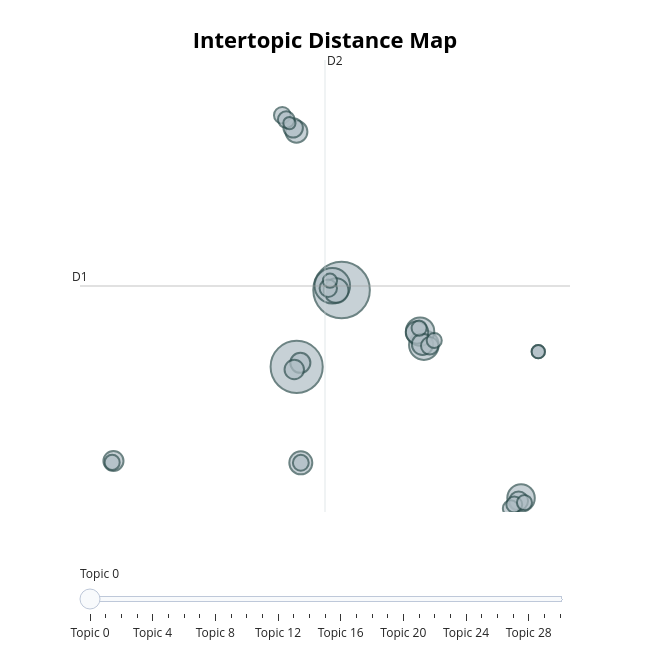

Notebook code cell kept with this figure:
### Code cell
topic_model.visualize_topics()

### Figure 1 — Plotly figure (JSON) as saved in the notebook; plotly's stock layout.template omitted (floating-point values rounded to 4 significant figures)
{"data": [{"customdata": [[0, "reuers | press | look press | gob | gob look", 127], [1, "boxberry | 2024 | ikea | 0 | 2025", 108], [2, "gedenidze | gedenidze reuers | irki | irki gedenidze | 29 20", 50], [3, "585 | 12 000 | 04 | 000 | 21 04", 35], [4, "widberries ru | www widberries | sx | dei sx | dei", 32], [5, "llm | llm llm | wibes | ceo | teer ads", 30], [6, "teer | reuers teer | coonecssd teer | vtso | msh", 24], [7, "preier yy | preier | yy | minecrf | ruube preier", 21], [8, "7 aiexress | aiexress 7 | aiexress | aiexress 1 | usic yndex", 20], [9, "shuersock foodo | foodo | shuersock | d | of", 19], [10, "hv | su | hv su | e hv | 1 bo", 18], [11, "ferrero | rocher rffeo | rocher | rffeo | kinder bueno", 16], [12, "20 2030 | winine | fbnk | 1 ozon | winine fbnk", 16], [13, "skod | e lrus | lrus | ld | ld e", 15], [14, "hoik | hyurone | sodiu | hoik hoik | 6010", 15], [15, "pr | 16 | 00 16 | 16 00 | 42 2024", 14], [16, "ozon trve | trve | 90 50 | 50 ozon | 30 ozon", 12], [17, "e o | o | oc | o e | 1965", 12], [18, "fisrs | fisrs fisrs | we hoe | we | hoe", 11], [19, "metro | bes | metro chef | chef | bes ieri", 11], [20, "vk rutube | 45 widberries | ikea brekin | trends teer | 1 sye", 10], [21, "200 142 | 142 | pesus | win | 200 200", 10], [22, "vicory | birininvesor | r rre | rre | rre ru", 10], [23, "bnk ru | u bnk | 371947386 1976847312 | 12 soreez | 0 01", 9], [24, "go | ui go | ui | whoosh | csu p", 9], [25, " |  |  |  | ", 9], [26, "youu be | youu | be | rutube | zvezdnyics 3", 9], [27, "dorfin | dorfin hodins | cursor | oenai | hodins", 8], [28, "1941 | 1945 | 1950 | 1942 | 1944", 7], [29, "nefix | mclren | 1912 | 1988 | 2002 2005", 7], [30, "sni | 148 | 60 1 | 50 pa | revouion", 6]], "hovertemplate": "<b>Topic %{customdata[0]}</b><br>%{customdata[1]}<br>Size: %{customdata[2]}", "legendgroup": "", "marker": {"color": "#B0BEC5", "line": {"color": "DarkSlateGrey", "width": 2}, "size": [127, 108, 50, 35, 32, 30, 24, 21, 20, 19, 18, 16, 16, 15, 15, 14, 12, 12, 11, 11, 10, 10, 10, 9, 9, 9, 9, 8, 7, 7, 6], "sizemode": "area", "sizeref": 0.07938, "symbol": "circle"}, "mode": "markers", "name": "", "orientation": "v", "showlegend": false, "type": "scatter", "x": [0.9073, -1.833, 0.3416, 5.933, 5.7, 11.86, 0.5759, -1.58, 5.511, -1.845, 5.847, -13.01, -1.609, -1.979, -2.046, 11.71, 6.284, 0.09722, -2.711, -2.469, -1.58, 11.24, 11.45, -13.09, 6.563, 5.64, 12.07, 0.1991, 12.91, 12.91, -2.275], "xaxis": "x", "y": [10.62, 6.406, 10.86, 7.602, 8.34, -0.7893, 10.6, 1.143, 8.292, 19.31, 7.641, 1.242, 6.627, 6.26, 19.52, -0.9509, 7.562, 10.72, 20.21, 19.97, 1.143, -1.354, -1.144, 1.165, 7.852, 8.531, -1.04, 11.13, 7.238, 7.237, 19.78], "yaxis": "y"}], "layout": {"annotations": [{"showarrow": false, "text": "D1", "x": -15.06, "y": 10.84, "yshift": 10}, {"showarrow": false, "text": "D2", "x": -0.1037, "xshift": 10, "y": 23.24}], "height": 650, "hoverlabel": {"bgcolor": "white", "font": {"family": "Rockwell", "size": 16}}, "legend": {"itemsizing": "constant", "tracegroupgap": 0}, "margin": {"t": 60}, "shapes": [{"line": {"color": "#CFD8DC", "width": 2}, "type": "line", "x0": -0.1037, "x1": -0.1037, "y0": -1.557, "y1": 23.24}, {"line": {"color": "#9E9E9E", "width": 2}, "type": "line", "x0": -15.06, "x1": 14.85, "y0": 10.84, "y1": 10.84}], "sliders": [{"active": 0, "pad": {"t": 50}, "steps": [{"args": [{"marker.color": [["red", "#B0BEC5", "#B0BEC5", "#B0BEC5", "#B0BEC5", "#B0BEC5", "#B0BEC5", "#B0BEC5", "#B0BEC5", "#B0BEC5", "#B0BEC5", "#B0BEC5", "#B0BEC5", "#B0BEC5", "#B0BEC5", "#B0BEC5", "#B0BEC5", "#B0BEC5", "#B0BEC5", "#B0BEC5", "#B0BEC5", "#B0BEC5", "#B0BEC5", "#B0BEC5", "#B0BEC5", "#B0BEC5", "#B0BEC5", "#B0BEC5", "#B0BEC5", "#B0BEC5", "#B0BEC5"]]}], "label": "Topic 0", "method": "update"}, {"args": [{"marker.color": [["#B0BEC5", "red", "#B0BEC5", "#B0BEC5", "#B0BEC5", "#B0BEC5", "#B0BEC5", "#B0BEC5", "#B0BEC5", "#B0BEC5", "#B0BEC5", "#B0BEC5", "#B0BEC5", "#B0BEC5", "#B0BEC5", "#B0BEC5", "#B0BEC5", "#B0BEC5", "#B0BEC5", "#B0BEC5", "#B0BEC5", "#B0BEC5", "#B0BEC5", "#B0BEC5", "#B0BEC5", "#B0BEC5", "#B0BEC5", "#B0BEC5", "#B0BEC5", "#B0BEC5", "#B0BEC5"]]}], "label": "Topic 1", "method": "update"}, {"args": [{"marker.color": [["#B0BEC5", "#B0BEC5", "red", "#B0BEC5", "#B0BEC5", "#B0BEC5", "#B0BEC5", "#B0BEC5", "#B0BEC5", "#B0BEC5", "#B0BEC5", "#B0BEC5", "#B0BEC5", "#B0BEC5", "#B0BEC5", "#B0BEC5", "#B0BEC5", "#B0BEC5", "#B0BEC5", "#B0BEC5", "#B0BEC5", "#B0BEC5", "#B0BEC5", "#B0BEC5", "#B0BEC5", "#B0BEC5", "#B0BEC5", "#B0BEC5", "#B0BEC5", "#B0BEC5", "#B0BEC5"]]}], "label": "Topic 2", "method": "update"}, {"args": [{"marker.color": [["#B0BEC5", "#B0BEC5", "#B0BEC5", "red", "#B0BEC5", "#B0BEC5", "#B0BEC5", "#B0BEC5", "#B0BEC5", "#B0BEC5", "#B0BEC5", "#B0BEC5", "#B0BEC5", "#B0BEC5", "#B0BEC5", "#B0BEC5", "#B0BEC5", "#B0BEC5", "#B0BEC5", "#B0BEC5", "#B0BEC5", "#B0BEC5", "#B0BEC5", "#B0BEC5", "#B0BEC5", "#B0BEC5", "#B0BEC5", "#B0BEC5", "#B0BEC5", "#B0BEC5", "#B0BEC5"]]}], "label": "Topic 3", "method": "update"}, {"args": [{"marker.color": [["#B0BEC5", "#B0BEC5", "#B0BEC5", "#B0BEC5", "red", "#B0BEC5", "#B0BEC5", "#B0BEC5", "#B0BEC5", "#B0BEC5", "#B0BEC5", "#B0BEC5", "#B0BEC5", "#B0BEC5", "#B0BEC5", "#B0BEC5", "#B0BEC5", "#B0BEC5", "#B0BEC5", "#B0BEC5", "#B0BEC5", "#B0BEC5", "#B0BEC5", "#B0BEC5", "#B0BEC5", "#B0BEC5", "#B0BEC5", "#B0BEC5", "#B0BEC5", "#B0BEC5", "#B0BEC5"]]}], "label": "Topic 4", "method": "update"}, {"args": [{"marker.color": [["#B0BEC5", "#B0BEC5", "#B0BEC5", "#B0BEC5", "#B0BEC5", "red", "#B0BEC5", "#B0BEC5", "#B0BEC5", "#B0BEC5", "#B0BEC5", "#B0BEC5", "#B0BEC5", "#B0BEC5", "#B0BEC5", "#B0BEC5", "#B0BEC5", "#B0BEC5", "#B0BEC5", "#B0BEC5", "#B0BEC5", "#B0BEC5", "#B0BEC5", "#B0BEC5", "#B0BEC5", "#B0BEC5", "#B0BEC5", "#B0BEC5", "#B0BEC5", "#B0BEC5", "#B0BEC5"]]}], "label": "Topic 5", "method": "update"}, {"args": [{"marker.color": [["#B0BEC5", "#B0BEC5", "#B0BEC5", "#B0BEC5", "#B0BEC5", "#B0BEC5", "red", "#B0BEC5", "#B0BEC5", "#B0BEC5", "#B0BEC5", "#B0BEC5", "#B0BEC5", "#B0BEC5", "#B0BEC5", "#B0BEC5", "#B0BEC5", "#B0BEC5", "#B0BEC5", "#B0BEC5", "#B0BEC5", "#B0BEC5", "#B0BEC5", "#B0BEC5", "#B0BEC5", "#B0BEC5", "#B0BEC5", "#B0BEC5", "#B0BEC5", "#B0BEC5", "#B0BEC5"]]}], "label": "Topic 6", "method": "update"}, {"args": [{"marker.color": [["#B0BEC5", "#B0BEC5", "#B0BEC5", "#B0BEC5", "#B0BEC5", "#B0BEC5", "#B0BEC5", "red", "#B0BEC5", "#B0BEC5", "#B0BEC5", "#B0BEC5", "#B0BEC5", "#B0BEC5", "#B0BEC5", "#B0BEC5", "#B0BEC5", "#B0BEC5", "#B0BEC5", "#B0BEC5", "#B0BEC5", "#B0BEC5", "#B0BEC5", "#B0BEC5", "#B0BEC5", "#B0BEC5", "#B0BEC5", "#B0BEC5", "#B0BEC5", "#B0BEC5", "#B0BEC5"]]}], "label": "Topic 7", "method": "update"}, {"args": [{"marker.color": [["#B0BEC5", "#B0BEC5", "#B0BEC5", "#B0BEC5", "#B0BEC5", "#B0BEC5", "#B0BEC5", "#B0BEC5", "red", "#B0BEC5", "#B0BEC5", "#B0BEC5", "#B0BEC5", "#B0BEC5", "#B0BEC5", "#B0BEC5", "#B0BEC5", "#B0BEC5", "#B0BEC5", "#B0BEC5", "#B0BEC5", "#B0BEC5", "#B0BEC5", "#B0BEC5", "#B0BEC5", "#B0BEC5", "#B0BEC5", "#B0BEC5", "#B0BEC5", "#B0BEC5", "#B0BEC5"]]}], "label": "Topic 8", "method": "update"}, {"args": [{"marker.color": [["#B0BEC5", "#B0BEC5", "#B0BEC5", "#B0BEC5", "#B0BEC5", "#B0BEC5", "#B0BEC5", "#B0BEC5", "#B0BEC5", "red", "#B0BEC5", "#B0BEC5", "#B0BEC5", "#B0BEC5", "#B0BEC5", "#B0BEC5", "#B0BEC5", "#B0BEC5", "#B0BEC5", "#B0BEC5", "#B0BEC5", "#B0BEC5", "#B0BEC5", "#B0BEC5", "#B0BEC5", "#B0BEC5", "#B0BEC5", "#B0BEC5", "#B0BEC5", "#B0BEC5", "#B0BEC5"]]}], "label": "Topic 9", "method": "update"}, {"args": [{"marker.color": [["#B0BEC5", "#B0BEC5", "#B0BEC5", "#B0BEC5", "#B0BEC5", "#B0BEC5", "#B0BEC5", "#B0BEC5", "#B0BEC5", "#B0BEC5", "red", "#B0BEC5", "#B0BEC5", "#B0BEC5", "#B0BEC5", "#B0BEC5", "#B0BEC5", "#B0BEC5", "#B0BEC5", "#B0BEC5", "#B0BEC5", "#B0BEC5", "#B0BEC5", "#B0BEC5", "#B0BEC5", "#B0BEC5", "#B0BEC5", "#B0BEC5", "#B0BEC5", "#B0BEC5", "#B0BEC5"]]}], "label": "Topic 10", "method": "update"}, {"args": [{"marker.color": [["#B0BEC5", "#B0BEC5", "#B0BEC5", "#B0BEC5", "#B0BEC5", "#B0BEC5", "#B0BEC5", "#B0BEC5", "#B0BEC5", "#B0BEC5", "#B0BEC5", "red", "#B0BEC5", "#B0BEC5", "#B0BEC5", "#B0BEC5", "#B0BEC5", "#B0BEC5", "#B0BEC5", "#B0BEC5", "#B0BEC5", "#B0BEC5", "#B0BEC5", "#B0BEC5", "#B0BEC5", "#B0BEC5", "#B0BEC5", "#B0BEC5", "#B0BEC5", "#B0BEC5", "#B0BEC5"]]}], "label": "Topic 11", "method": "update"}, {"args": [{"marker.color": [["#B0BEC5", "#B0BEC5", "#B0BEC5", "#B0BEC5", "#B0BEC5", "#B0BEC5", "#B0BEC5", "#B0BEC5", "#B0BEC5", "#B0BEC5", "#B0BEC5", "#B0BEC5", "red", "#B0BEC5", "#B0BEC5", "#B0BEC5", "#B0BEC5", "#B0BEC5", "#B0BEC5", "#B0BEC5", "#B0BEC5", "#B0BEC5", "#B0BEC5", "#B0BEC5", "#B0BEC5", "#B0BEC5", "#B0BEC5", "#B0BEC5", "#B0BEC5", "#B0BEC5", "#B0BEC5"]]}], "label": "Topic 12", "method": "update"}, {"args": [{"marker.color": [["#B0BEC5", "#B0BEC5", "#B0BEC5", "#B0BEC5", "#B0BEC5", "#B0BEC5", "#B0BEC5", "#B0BEC5", "#B0BEC5", "#B0BEC5", "#B0BEC5", "#B0BEC5", "#B0BEC5", "red", "#B0BEC5", "#B0BEC5", "#B0BEC5", "#B0BEC5", "#B0BEC5", "#B0BEC5", "#B0BEC5", "#B0BEC5", "#B0BEC5", "#B0BEC5", "#B0BEC5", "#B0BEC5", "#B0BEC5", "#B0BEC5", "#B0BEC5", "#B0BEC5", "#B0BEC5"]]}], "label": "Topic 13", "method": "update"}, {"args": [{"marker.color": [["#B0BEC5", "#B0BEC5", "#B0BEC5", "#B0BEC5", "#B0BEC5", "#B0BEC5", "#B0BEC5", "#B0BEC5", "#B0BEC5", "#B0BEC5", "#B0BEC5", "#B0BEC5", "#B0BEC5", "#B0BEC5", "red", "#B0BEC5", "#B0BEC5", "#B0BEC5", "#B0BEC5", "#B0BEC5", "#B0BEC5", "#B0BEC5", "#B0BEC5", "#B0BEC5", "#B0BEC5", "#B0BEC5", "#B0BEC5", "#B0BEC5", "#B0BEC5", "#B0BEC5", "#B0BEC5"]]}], "label": "Topic 14", "method": "update"}, {"args": [{"marker.color": [["#B0BEC5", "#B0BEC5", "#B0BEC5", "#B0BEC5", "#B0BEC5", "#B0BEC5", "#B0BEC5", "#B0BEC5", "#B0BEC5", "#B0BEC5", "#B0BEC5", "#B0BEC5", "#B0BEC5", "#B0BEC5", "#B0BEC5", "red", "#B0BEC5", "#B0BEC5", "#B0BEC5", "#B0BEC5", "#B0BEC5", "#B0BEC5", "#B0BEC5", "#B0BEC5", "#B0BEC5", "#B0BEC5", "#B0BEC5", "#B0BEC5", "#B0BEC5", "#B0BEC5", "#B0BEC5"]]}], "label": "Topic 15", "method": "update"}, {"args": [{"marker.color": [["#B0BEC5", "#B0BEC5", "#B0BEC5", "#B0BEC5", "#B0BEC5", "#B0BEC5", "#B0BEC5", "#B0BEC5", "#B0BEC5", "#B0BEC5", "#B0BEC5", "#B0BEC5", "#B0BEC5", "#B0BEC5", "#B0BEC5", "#B0BEC5", "red", "#B0BEC5", "#B0BEC5", "#B0BEC5", "#B0BEC5", "#B0BEC5", "#B0BEC5", "#B0BEC5", "#B0BEC5", "#B0BEC5", "#B0BEC5", "#B0BEC5", "#B0BEC5", "#B0BEC5", "#B0BEC5"]]}], "label": "Topic 16", "method": "update"}, {"args": [{"marker.color": [["#B0BEC5", "#B0BEC5", "#B0BEC5", "#B0BEC5", "#B0BEC5", "#B0BEC5", "#B0BEC5", "#B0BEC5", "#B0BEC5", "#B0BEC5", "#B0BEC5", "#B0BEC5", "#B0BEC5", "#B0BEC5", "#B0BEC5", "#B0BEC5", "#B0BEC5", "red", "#B0BEC5", "#B0BEC5", "#B0BEC5", "#B0BEC5", "#B0BEC5", "#B0BEC5", "#B0BEC5", "#B0BEC5", "#B0BEC5", "#B0BEC5", "#B0BEC5", "#B0BEC5", "#B0BEC5"]]}], "label": "Topic 17", "method": "update"}, {"args": [{"marker.color": [["#B0BEC5", "#B0BEC5", "#B0BEC5", "#B0BEC5", "#B0BEC5", "#B0BEC5", "#B0BEC5", "#B0BEC5", "#B0BEC5", "#B0BEC5", "#B0BEC5", "#B0BEC5", "#B0BEC5", "#B0BEC5", "#B0BEC5", "#B0BEC5", "#B0BEC5", "#B0BEC5", "red", "#B0BEC5", "#B0BEC5", "#B0BEC5", "#B0BEC5", "#B0BEC5", "#B0BEC5", "#B0BEC5", "#B0BEC5", "#B0BEC5", "#B0BEC5", "#B0BEC5", "#B0BEC5"]]}], "label": "Topic 18", "method": "update"}, {"args": [{"marker.color": [["#B0BEC5", "#B0BEC5", "#B0BEC5", "#B0BEC5", "#B0BEC5", "#B0BEC5", "#B0BEC5", "#B0BEC5", "#B0BEC5", "#B0BEC5", "#B0BEC5", "#B0BEC5", "#B0BEC5", "#B0BEC5", "#B0BEC5", "#B0BEC5", "#B0BEC5", "#B0BEC5", "#B0BEC5", "red", "#B0BEC5", "#B0BEC5", "#B0BEC5", "#B0BEC5", "#B0BEC5", "#B0BEC5", "#B0BEC5", "#B0BEC5", "#B0BEC5", "#B0BEC5", "#B0BEC5"]]}], "label": "Topic 19", "method": "update"}, {"args": [{"marker.color": [["#B0BEC5", "#B0BEC5", "#B0BEC5", "#B0BEC5", "#B0BEC5", "#B0BEC5", "#B0BEC5", "#B0BEC5", "#B0BEC5", "#B0BEC5", "#B0BEC5", "#B0BEC5", "#B0BEC5", "#B0BEC5", "#B0BEC5", "#B0BEC5", "#B0BEC5", "#B0BEC5", "#B0BEC5", "#B0BEC5", "red", "#B0BEC5", "#B0BEC5", "#B0BEC5", "#B0BEC5", "#B0BEC5", "#B0BEC5", "#B0BEC5", "#B0BEC5", "#B0BEC5", "#B0BEC5"]]}], "label": "Topic 20", "method": "update"}, {"args": [{"marker.color": [["#B0BEC5", "#B0BEC5", "#B0BEC5", "#B0BEC5", "#B0BEC5", "#B0BEC5", "#B0BEC5", "#B0BEC5", "#B0BEC5", "#B0BEC5", "#B0BEC5", "#B0BEC5", "#B0BEC5", "#B0BEC5", "#B0BEC5", "#B0BEC5", "#B0BEC5", "#B0BEC5", "#B0BEC5", "#B0BEC5", "#B0BEC5", "red", "#B0BEC5", "#B0BEC5", "#B0BEC5", "#B0BEC5", "#B0BEC5", "#B0BEC5", "#B0BEC5", "#B0BEC5", "#B0BEC5"]]}], "label": "Topic 21", "method": "update"}, {"args": [{"marker.color": [["#B0BEC5", "#B0BEC5", "#B0BEC5", "#B0BEC5", "#B0BEC5", "#B0BEC5", "#B0BEC5", "#B0BEC5", "#B0BEC5", "#B0BEC5", "#B0BEC5", "#B0BEC5", "#B0BEC5", "#B0BEC5", "#B0BEC5", "#B0BEC5", "#B0BEC5", "#B0BEC5", "#B0BEC5", "#B0BEC5", "#B0BEC5", "#B0BEC5", "red", "#B0BEC5", "#B0BEC5", "#B0BEC5", "#B0BEC5", "#B0BEC5", "#B0BEC5", "#B0BEC5", "#B0BEC5"]]}], "label": "Topic 22", "method": "update"}, {"args": [{"marker.color": [["#B0BEC5", "#B0BEC5", "#B0BEC5", "#B0BEC5", "#B0BEC5", "#B0BEC5", "#B0BEC5", "#B0BEC5", "#B0BEC5", "#B0BEC5", "#B0BEC5", "#B0BEC5", "#B0BEC5", "#B0BEC5", "#B0BEC5", "#B0BEC5", "#B0BEC5", "#B0BEC5", "#B0BEC5", "#B0BEC5", "#B0BEC5", "#B0BEC5", "#B0BEC5", "red", "#B0BEC5", "#B0BEC5", "#B0BEC5", "#B0BEC5", "#B0BEC5", "#B0BEC5", "#B0BEC5"]]}], "label": "Topic 23", "method": "update"}, {"args": [{"marker.color": [["#B0BEC5", "#B0BEC5", "#B0BEC5", "#B0BEC5", "#B0BEC5", "#B0BEC5", "#B0BEC5", "#B0BEC5", "#B0BEC5", "#B0BEC5", "#B0BEC5", "#B0BEC5", "#B0BEC5", "#B0BEC5", "#B0BEC5", "#B0BEC5", "#B0BEC5", "#B0BEC5", "#B0BEC5", "#B0BEC5", "#B0BEC5", "#B0BEC5", "#B0BEC5", "#B0BEC5", "red", "#B0BEC5", "#B0BEC5", "#B0BEC5", "#B0BEC5", "#B0BEC5", "#B0BEC5"]]}], "label": "Topic 24", "method": "update"}, {"args": [{"marker.color": [["#B0BEC5", "#B0BEC5", "#B0BEC5", "#B0BEC5", "#B0BEC5", "#B0BEC5", "#B0BEC5", "#B0BEC5", "#B0BEC5", "#B0BEC5", "#B0BEC5", "#B0BEC5", "#B0BEC5", "#B0BEC5", "#B0BEC5", "#B0BEC5", "#B0BEC5", "#B0BEC5", "#B0BEC5", "#B0BEC5", "#B0BEC5", "#B0BEC5", "#B0BEC5", "#B0BEC5", "#B0BEC5", "red", "#B0BEC5", "#B0BEC5", "#B0BEC5", "#B0BEC5", "#B0BEC5"]]}], "label": "Topic 25", "method": "update"}, {"args": [{"marker.color": [["#B0BEC5", "#B0BEC5", "#B0BEC5", "#B0BEC5", "#B0BEC5", "#B0BEC5", "#B0BEC5", "#B0BEC5", "#B0BEC5", "#B0BEC5", "#B0BEC5", "#B0BEC5", "#B0BEC5", "#B0BEC5", "#B0BEC5", "#B0BEC5", "#B0BEC5", "#B0BEC5", "#B0BEC5", "#B0BEC5", "#B0BEC5", "#B0BEC5", "#B0BEC5", "#B0BEC5", "#B0BEC5", "#B0BEC5", "red", "#B0BEC5", "#B0BEC5", "#B0BEC5", "#B0BEC5"]]}], "label": "Topic 26", "method": "update"}, {"args": [{"marker.color": [["#B0BEC5", "#B0BEC5", "#B0BEC5", "#B0BEC5", "#B0BEC5", "#B0BEC5", "#B0BEC5", "#B0BEC5", "#B0BEC5", "#B0BEC5", "#B0BEC5", "#B0BEC5", "#B0BEC5", "#B0BEC5", "#B0BEC5", "#B0BEC5", "#B0BEC5", "#B0BEC5", "#B0BEC5", "#B0BEC5", "#B0BEC5", "#B0BEC5", "#B0BEC5", "#B0BEC5", "#B0BEC5", "#B0BEC5", "#B0BEC5", "red", "#B0BEC5", "#B0BEC5", "#B0BEC5"]]}], "label": "Topic 27", "method": "update"}, {"args": [{"marker.color": [["#B0BEC5", "#B0BEC5", "#B0BEC5", "#B0BEC5", "#B0BEC5", "#B0BEC5", "#B0BEC5", "#B0BEC5", "#B0BEC5", "#B0BEC5", "#B0BEC5", "#B0BEC5", "#B0BEC5", "#B0BEC5", "#B0BEC5", "#B0BEC5", "#B0BEC5", "#B0BEC5", "#B0BEC5", "#B0BEC5", "#B0BEC5", "#B0BEC5", "#B0BEC5", "#B0BEC5", "#B0BEC5", "#B0BEC5", "#B0BEC5", "#B0BEC5", "red", "#B0BEC5", "#B0BEC5"]]}], "label": "Topic 28", "method": "update"}, {"args": [{"marker.color": [["#B0BEC5", "#B0BEC5", "#B0BEC5", "#B0BEC5", "#B0BEC5", "#B0BEC5", "#B0BEC5", "#B0BEC5", "#B0BEC5", "#B0BEC5", "#B0BEC5", "#B0BEC5", "#B0BEC5", "#B0BEC5", "#B0BEC5", "#B0BEC5", "#B0BEC5", "#B0BEC5", "#B0BEC5", "#B0BEC5", "#B0BEC5", "#B0BEC5", "#B0BEC5", "#B0BEC5", "#B0BEC5", "#B0BEC5", "#B0BEC5", "#B0BEC5", "#B0BEC5", "red", "#B0BEC5"]]}], "label": "Topic 29", "method": "update"}, {"args": [{"marker.color": [["#B0BEC5", "#B0BEC5", "#B0BEC5", "#B0BEC5", "#B0BEC5", "#B0BEC5", "#B0BEC5", "#B0BEC5", "#B0BEC5", "#B0BEC5", "#B0BEC5", "#B0BEC5", "#B0BEC5", "#B0BEC5", "#B0BEC5", "#B0BEC5", "#B0BEC5", "#B0BEC5", "#B0BEC5", "#B0BEC5", "#B0BEC5", "#B0BEC5", "#B0BEC5", "#B0BEC5", "#B0BEC5", "#B0BEC5", "#B0BEC5", "#B0BEC5", "#B0BEC5", "#B0BEC5", "red"]]}], "label": "Topic 30", "method": "update"}]}], "title": {"font": {"color": "Black", "size": 22}, "text": "<b>Intertopic Distance Map</b>", "x": 0.5, "xanchor": "center", "y": 0.95, "yanchor": "top"}, "width": 650, "xaxis": {"anchor": "y", "domain": [0, 1], "range": [-15.06, 14.85], "title": {"text": ""}, "visible": false}, "yaxis": {"anchor": "x", "domain": [0, 1], "range": [-1.557, 23.24], "title": {"text": ""}, "visible": false}}}
